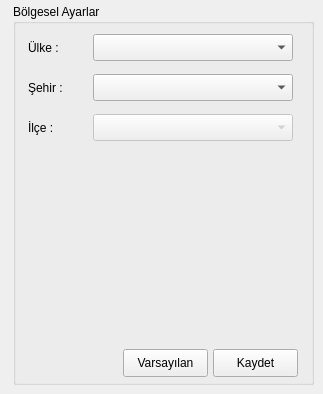
    <widget class="QWidget" name="bolgesel_ayarlar_tab">
     <attribute name="icon">
      <iconset resource="PyVakitci.qrc">
       <normaloff>:/resimler/world.png</normaloff>:/resimler/world.png</iconset>
     </attribute>
     <attribute name="title">
      <string notr="true"/>
     </attribute>
     <attribute name="toolTip">
      <string>Bölgesel Ayarlar</string>
     </attribute>
     <widget class="QGroupBox" name="bolgesel_ayarlar_groupBox">
      <property name="geometry">
       <rect>
        <x>13</x>
        <y>4</y>
        <width>301</width>
        <height>381</height>
       </rect>
      </property>
      <property name="minimumSize">
       <size>
        <width>280</width>
        <height>381</height>
       </size>
      </property>
      <property name="title">
       <string>Bölgesel Ayarlar</string>
      </property>
      <widget class="QLabel" name="bolgesel_ayarlar_ulke_label">
       <property name="geometry">
        <rect>
         <x>15</x>
         <y>35</y>
         <width>71</width>
         <height>17</height>
        </rect>
       </property>
       <property name="text">
        <string>Ülke :</string>
       </property>
      </widget>
      <widget class="QComboBox" name="ulkeler_comboBox">
       <property name="geometry">
        <rect>
         <x>80</x>
         <y>30</y>
         <width>200</width>
         <height>27</height>
        </rect>
       </property>
       <property name="sizePolicy">
        <sizepolicy hsizetype="Preferred" vsizetype="Preferred">
         <horstretch>0</horstretch>
         <verstretch>0</verstretch>
        </sizepolicy>
       </property>
      </widget>
      <widget class="QLabel" name="bolgesel_ayarlar_sehir_label">
       <property name="geometry">
        <rect>
         <x>15</x>
         <y>75</y>
         <width>71</width>
         <height>17</height>
        </rect>
       </property>
       <property name="text">
        <string>Şehir :</string>
       </property>
      </widget>
      <widget class="QComboBox" name="sehirler_comboBox">
       <property name="geometry">
        <rect>
         <x>80</x>
         <y>70</y>
         <width>200</width>
         <height>27</height>
        </rect>
       </property>
       <property name="sizePolicy">
        <sizepolicy hsizetype="Preferred" vsizetype="Preferred">
         <horstretch>0</horstretch>
         <verstretch>0</verstretch>
        </sizepolicy>
       </property>
      </widget>
      <widget class="QPushButton" name="bolgesel_ayarlar_kaydet_pushButton">
       <property name="geometry">
        <rect>
         <x>200</x>
         <y>345</y>
         <width>85</width>
         <height>28</height>
        </rect>
       </property>
       <property name="toolTip">
        <string>Program kapanıp açıldığında yaptığınız değişikliklerin
hatırlanması için buraya tıklayın.</string>
       </property>
       <property name="text">
        <string>Kaydet</string>
       </property>
      </widget>
      <widget class="QPushButton" name="bolgesel_ayarlar_varsayilan_pushButton">
       <property name="geometry">
        <rect>
         <x>110</x>
         <y>345</y>
         <width>85</width>
         <height>28</height>
        </rect>
       </property>
       <property name="toolTip">
        <string>Varsayılan ayarlara dönmek isterseniz buraya tıklayın.</string>
       </property>
       <property name="text">
        <string>Varsayılan</string>
       </property>
      </widget>
      <widget class="QComboBox" name="ilceler_comboBox">
       <property name="enabled">
        <bool>false</bool>
       </property>
       <property name="geometry">
        <rect>
         <x>80</x>
         <y>110</y>
         <width>200</width>
         <height>27</height>
        </rect>
       </property>
       <property name="sizePolicy">
        <sizepolicy hsizetype="Preferred" vsizetype="Preferred">
         <horstretch>0</horstretch>
         <verstretch>0</verstretch>
        </sizepolicy>
       </property>
      </widget>
      <widget class="QLabel" name="bolgesel_ayarlar_ilce_label">
       <property name="geometry">
        <rect>
         <x>15</x>
         <y>115</y>
         <width>71</width>
         <height>17</height>
        </rect>
       </property>
       <property name="text">
        <string>İlçe :</string>
       </property>
      </widget>
     </widget>
    </widget>
